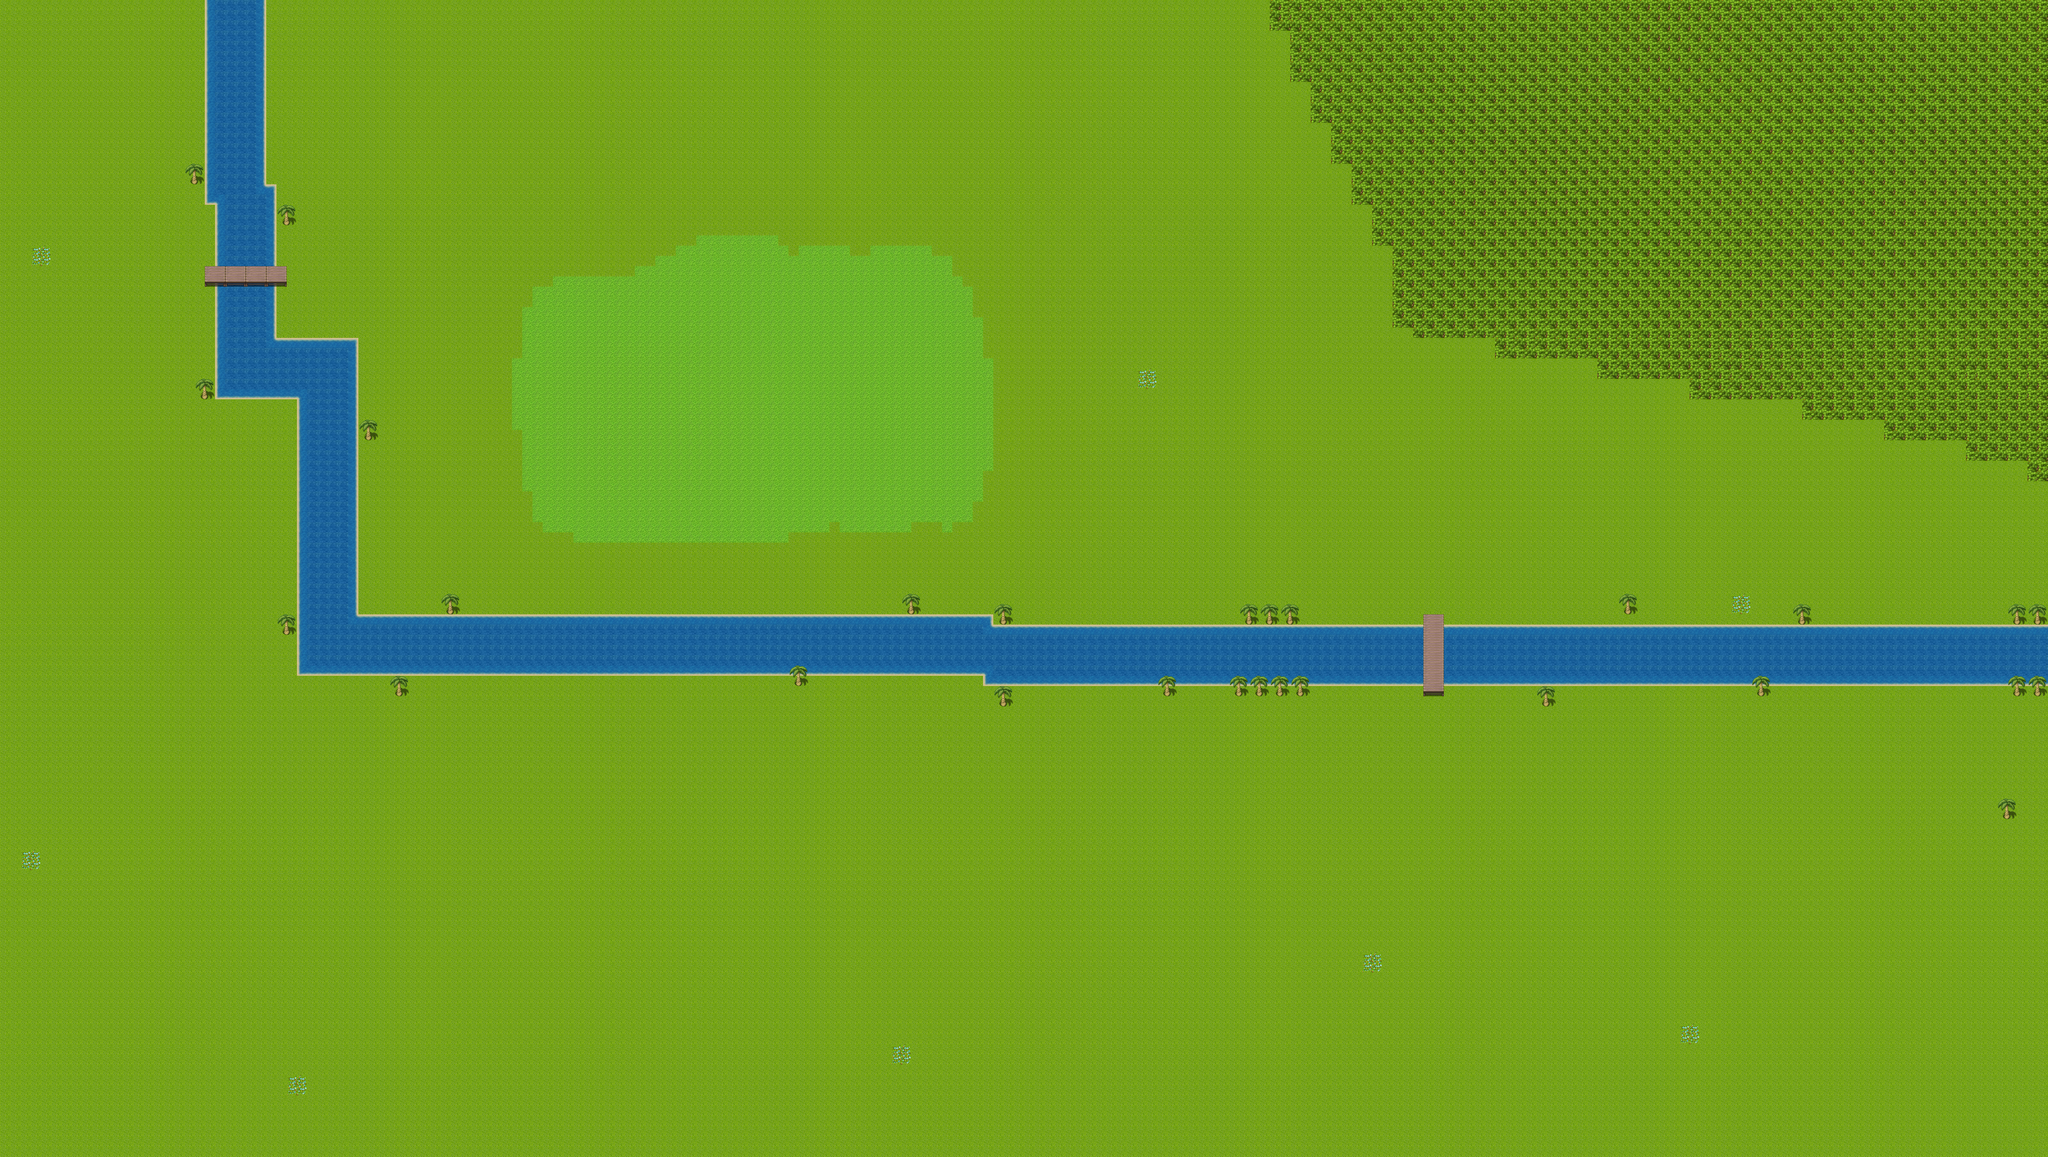

The image is a tile-based game level rendered from a .tmx file. Its description and source (layers, tilesets, objects; grid data summarised) follow:
An orthogonal 200x113 tile map with 32x32 px tiles, 4 tile layers (object, layer1, Tile Layer 1, Tile Layer 2), 6 tilesets.

<map version="1.0" orientation="orthogonal" renderorder="right-down" width="200" height="113" tilewidth="32" tileheight="32" backgroundcolor="#1ec85a" nextobjectid="78">
 <tileset firstgid="1" name="tilea1" tilewidth="32" tileheight="32" tilecount="192" columns="16">
  <image source="tilea1.png" trans="ff00ff" width="512" height="384" />
  <terraintypes>
   <terrain name="block" tile="175" />
  </terraintypes>
  <tile id="175">
   <properties>
    <property name="stop" value="stop" />
   </properties>
  </tile>
 </tileset>
 <tileset firstgid="193" name="tilea2" tilewidth="32" tileheight="32" tilecount="192" columns="16">
  <image source="tilea2.png" trans="ff00ff" width="512" height="384" />
 </tileset>
 <tileset firstgid="385" name="Sprite_Sun" tilewidth="32" tileheight="32" tilecount="221" columns="17">
  <image source="Sprite_Sun.jpg" trans="ff00ff" width="544" height="416" />
 </tileset>
 <tileset firstgid="606" name="images" tilewidth="32" tileheight="32" tilecount="36" columns="6">
  <image source="images.jpg" trans="ff00ff" width="204" height="204" />
 </tileset>
 <tileset firstgid="642" name="TreesYing_zpsf4986562" tilewidth="32" tileheight="32" tilecount="128" columns="16">
  <image source="TreesYing_zpsf4986562.png" trans="ff00ff" width="512" height="256" />
 </tileset>
 <tileset firstgid="770" name="cleartile" tilewidth="32" tileheight="32" tilecount="1" columns="1">
  <image source="cleartile.png" trans="ff00ff" width="32" height="32" />
 </tileset>
 <layer name="object" width="200" height="113">
  <data>[22600 cells, 4 non-empty, 3 distinct tile ids]</data>
 </layer>
 <layer name="layer1" width="200" height="113">
  <data>[22600 cells, 22600 non-empty, 2 distinct tile ids]</data>
 </layer>
 <layer name="Tile Layer 1" width="200" height="113">
  <data>[22600 cells, 22600 non-empty, 18 distinct tile ids]</data>
 </layer>
 <layer name="Tile Layer 2" width="200" height="113">
  <data>[22600 cells, 22600 non-empty, 14 distinct tile ids]</data>
 </layer>
</map>
